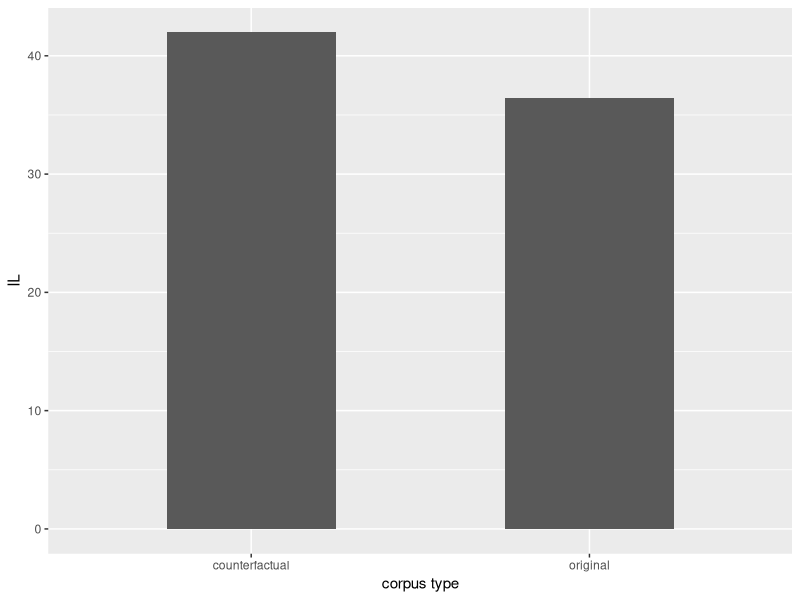

Recreate this plot in R. (Note: this script raises an error after producing the figure.)
library(ggplot2)
library(dplyr)

df_og = data.frame(corp_type = 'original',
                   auc = 36.42804556004095,
                   ave_dep = 81.39736684619989)
df_cf = data.frame(corp_type = 'counterfactual',
                   auc = 41.97718308652536,
                   ave_dep = 82.22095808383233)
ildl = rbind(df_og, df_cf)
print(ildl)
ildl %>% ggplot(aes(x=corp_type, y=auc)) +
  geom_bar(stat='identity', width=0.5) + 
  xlab('corpus type') +
  ylab('IL')
plot()
ildl %>% ggplot(aes(x=corp_type, y=ave_dep)) +
  geom_bar(stat='identity', width=0.5) + 
  xlab('corpus type') +
  ylab('DL')
plot()


# Plotting average surprisals by n in n-gram
cutoff = 4
df_og = data.frame(corp_type = rep('original', cutoff),
                 n = seq.int(0, cutoff-1),
                 surp = c(7.124277195811827, 5.523533054958732, 5.161046254724763, 5.101245235194012))
df_cf = data.frame(corp_type = rep('counterfactual', cutoff),
                   n = seq.int(0, cutoff-1),
                   surp = c(7.154441460467917, 6.078836177619852, 5.98183552451518, 5.98183552451518))

surps = rbind(df_og, df_cf)
print(surps)
surps %>% ggplot(aes(x=n, y=surp, group=corp_type, color=corp_type)) + 
  geom_point() +
  geom_line() +
  xlab('cutoff') + 
  ylab('average surprisal')
plot()

data = read.csv('results/results.csv', header = FALSE)
print(nrow(data))
print(ncol(data))
